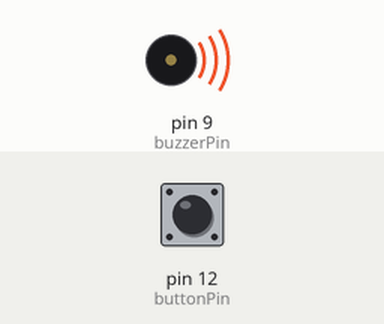
Recording of a sketch running on a simulated Arduino Uno, built with avr-gcc and run on an emulated ATmega328P. On the bench: buzzer (waves = sounding, pin HIGH). Inputs (shaded band) come from the test bench; at power-on: pin 12 (buttonPin) LOW.

Above: at 0.02 s.
At 2.72 s:
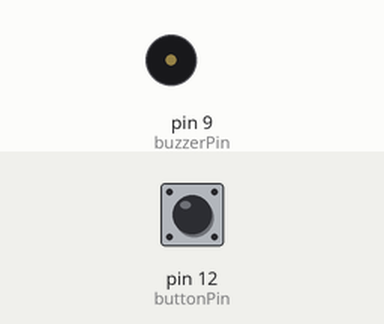
Timing chart, 0 to 3.0 s (numbered marks = the images above):
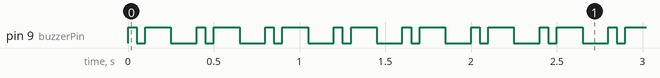

The sketch:

activeBuzzer.ino
```cpp
int buttonPin = 12; // the number of the push button pin
int buzzerPin = 9; // the number of the buzzer pin
void setup() {
  pinMode(buttonPin, INPUT);

  // Set push button pin into input mode
  pinMode(buzzerPin, OUTPUT); // Set Buzzer pin into output mode
}
void loop() {
  if (digitalRead(buttonPin) == HIGH)
  {
    digitalWrite(buzzerPin, LOW); // Turn off Buzzer
  }
  else // The button is pressed, if the pin is low level
  {

    for (int i = 0; i <= 3; i++) {
      digitalWrite(buzzerPin, HIGH);
      delay(50);
      digitalWrite(buzzerPin, LOW);
      delay(50);
      digitalWrite(buzzerPin, HIGH);
      delay(150);
      digitalWrite(buzzerPin, LOW);
      delay(150);
    }
  }
}
```

Measured:
- by itself, pin 9 (buzzerPin): repeats every 0.40 s: LOW 0.05 s, HIGH 0.15 s, LOW 0.15 s, HIGH 0.05 s
